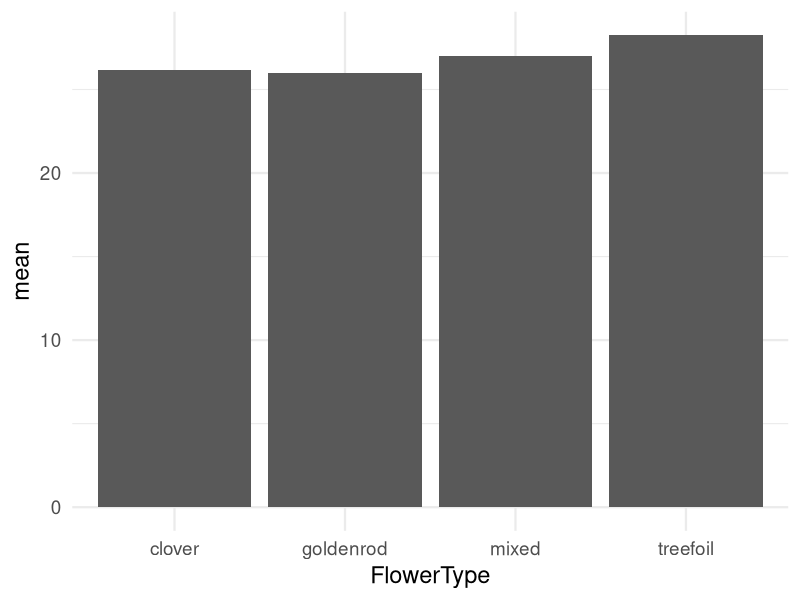
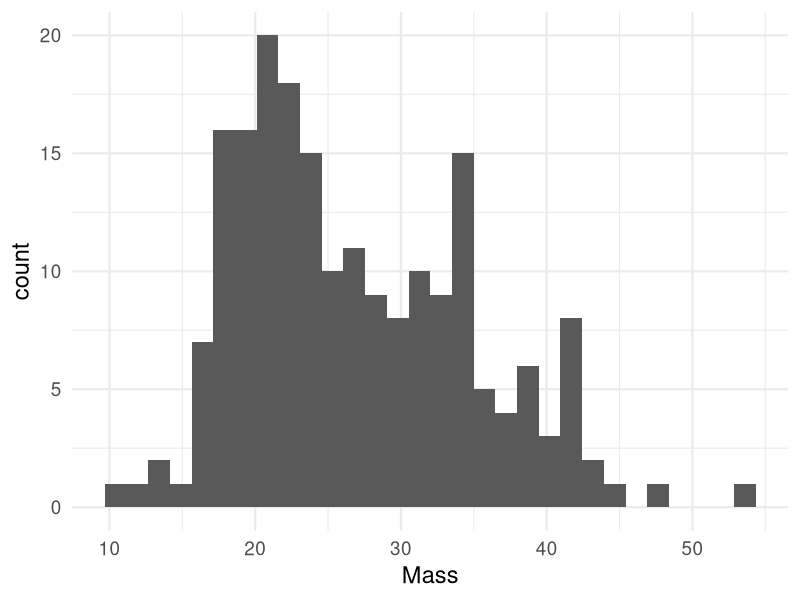
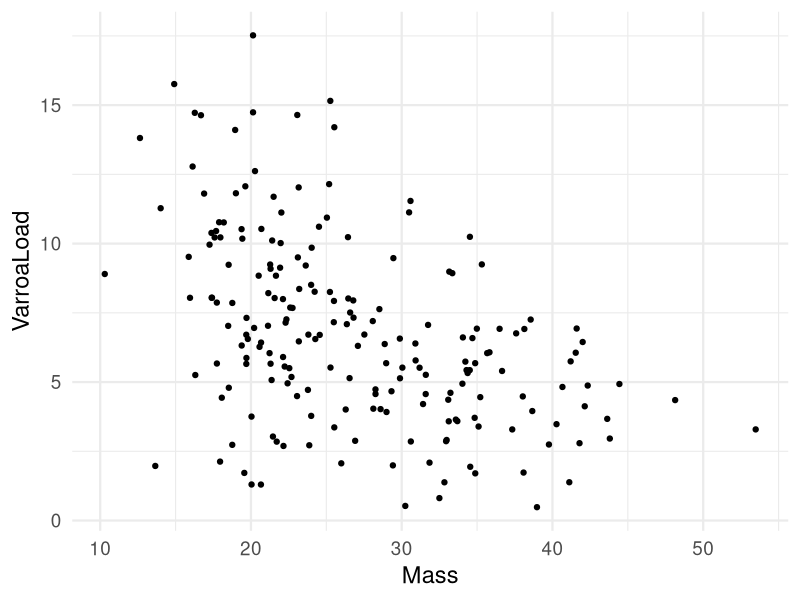
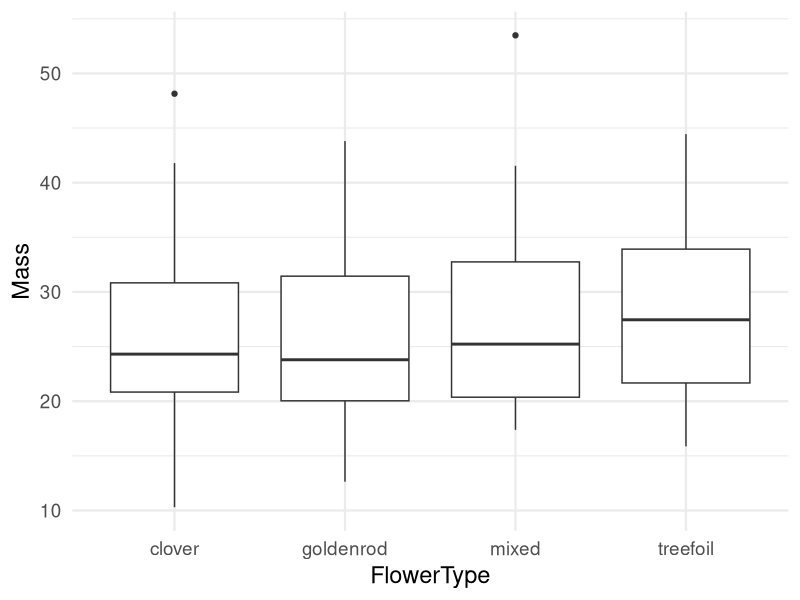
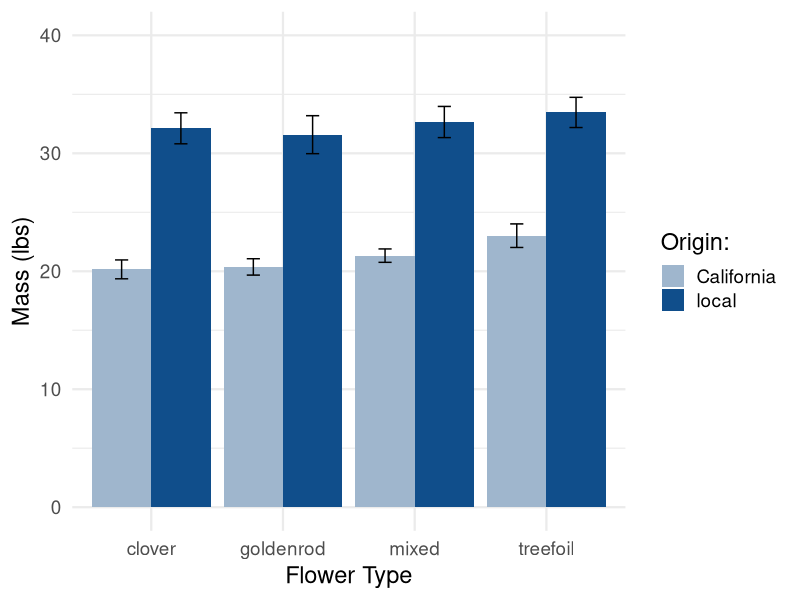
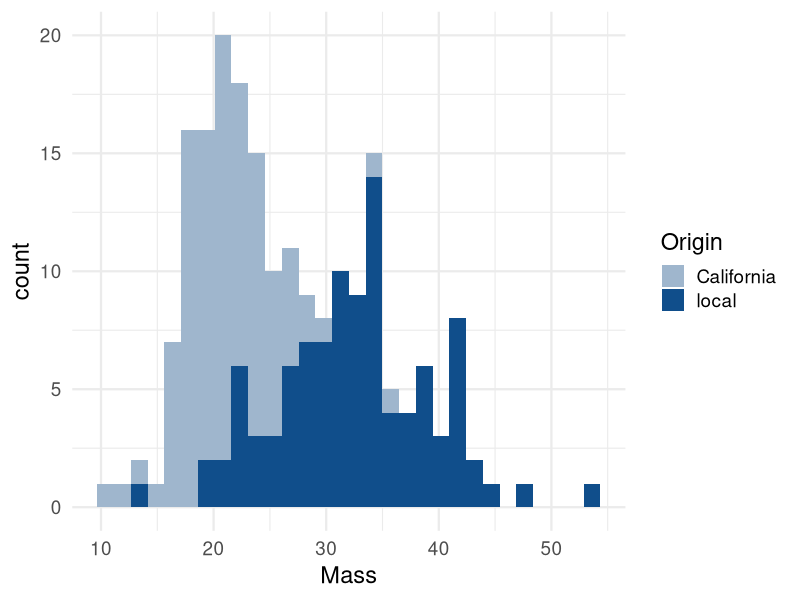
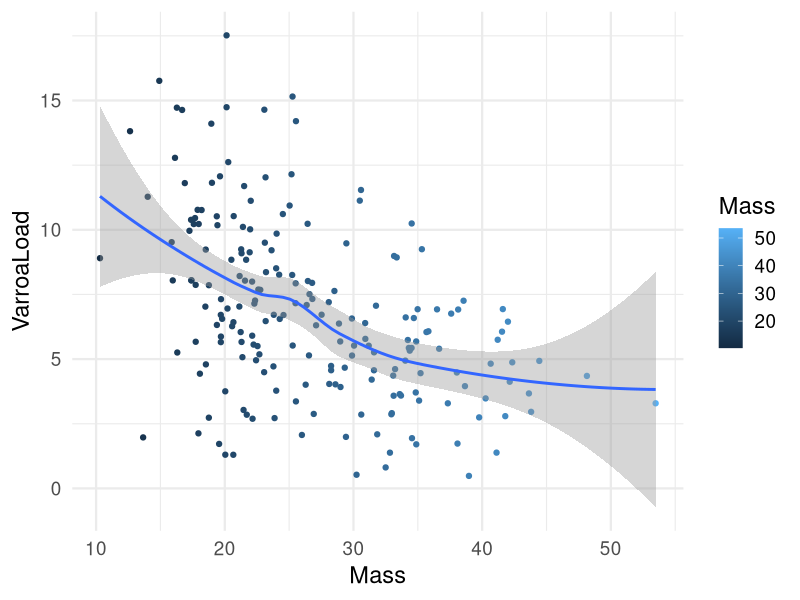
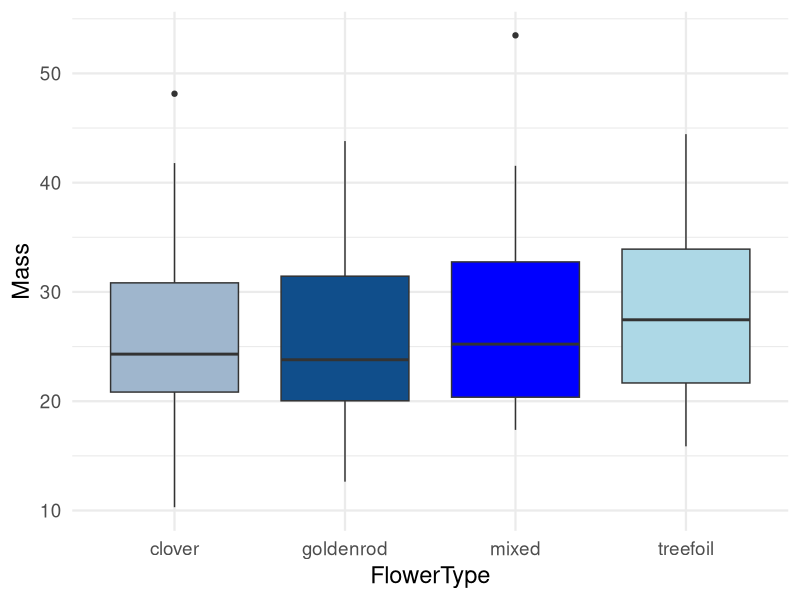

R code for these plots, in order:
###########################################################################################
# P. Alexander Burnham
# April 25, 2017
# Computational Biology
# ggplot2 presentation 
###########################################################################################

# Preliminaries:
# Clear memory of varaiables and objects:
rm(list=ls())

###########################################################################################

# load packages:
library(ggplot2)
library(plyr)

###########################################################################################

# create a fake data set:

ID <- c(1:200)

Origin <- c(rep("local", 100), 
            rep("California", 100))

FlowerType <- rep(c(rep("clover",25), 
                    rep("goldenrod",25), 
                    rep("treefoil",25), 
                    rep("mixed",25)),2)

Mass <- c(rnorm(n = 100,
                mean=32, 
                sd = 8), rnorm(n = 100, 
                                mean=21, 
                                sd=4))

NosemaLoad <-c(rnorm(n = 100,
                     mean=100000, 
                     sd = 80000), rnorm(n = 100, 
                                    mean=500000, 
                                    sd=40000))

VarroaLoad <- c(rnorm(n = 100,
                        mean=5, 
                        sd = 2), rnorm(n = 100, 
                                           mean=9, 
                                           sd=3))

Time <- rep(c(rep("Time1", 50), rep("Time2", 50)),2)
  
# create data frame
DF <- data.frame(ID, Origin, FlowerType, Mass, NosemaLoad, VarroaLoad, Time)

###########################################################################################

# using ddply to get summary stats for mass:
DF1 <- ddply(DF, c("FlowerType"), summarise, 
             n = length(Mass),
             mean = mean(Mass, na.rm=TRUE),
             sd = sd(Mass, na.rm=TRUE),
             se = sd / sqrt(n))

###########################################################################################
# plotting using ggplot
# simple graphs

#--------------------------------------------------------------------------------------
# Bar Plot
plot1 <- ggplot(DF1, aes(x=FlowerType,
                         y=mean)) + geom_bar(stat = "identity") 

plot1 + theme_minimal(base_size = 17) 

# + coord_cartesian(ylim = c(0, 40))

#--------------------------------------------------------------------------------------
# Histogram

plot2 <- ggplot(DF, aes(Mass))

plot2 + geom_histogram() + stat_bin(bins = 30) + theme_minimal(base_size = 17) 

#--------------------------------------------------------------------------------------
# Scatter Plot

plot3 <- ggplot(DF, aes(x=Mass, 
                     y=VarroaLoad))

plot3 + geom_point() + theme_minimal(base_size = 17) 

#--------------------------------------------------------------------------------------
# Box plot

plot4 <- ggplot(DF, aes(x=FlowerType, 
                    y=Mass))

plot4 + geom_boxplot() + theme_minimal(base_size = 17)

###########################################################################################









###########################################################################################
# plotting using ggplot
# more complicated graphs


# using ddply to get summary stats for mass:
DF2 <- ddply(DF, c("FlowerType", "Origin"), summarise, 
             n = length(Mass),
             mean = mean(Mass, na.rm=TRUE),
             sd = sd(Mass, na.rm=TRUE),
             se = sd / sqrt(n))


#--------------------------------------------------------------------------------------
# Bar Plot


#choosing color pallet
colors <- c("slategray3", "dodgerblue4")

#Create a bar graph for with CI and SE bars
plot5 <- ggplot(DF2, aes(x=FlowerType,
                         y=mean, 
                         fill=Origin)) + 
  geom_bar(stat="identity",
           position=position_dodge()) + labs(x="Flower Type", y = "Mass (lbs)") + geom_errorbar(aes(ymin=mean-se, ymax=mean+se), width=.2, position=position_dodge(.9))

plot5 + theme_minimal(base_size = 17) + scale_fill_manual(values=colors, name="Origin:") + coord_cartesian(ylim = c(0, 40))

#--------------------------------------------------------------------------------------
# Histogram

plot6 <- ggplot(DF, aes(Mass, fill=Origin))

plot6 + geom_histogram() + stat_bin(bins = 30) + theme_minimal(base_size = 17) + scale_fill_manual(values=colors)

#--------------------------------------------------------------------------------------
# Scatter Plot

plot7 <- ggplot(DF, aes(x=Mass, 
                     y=VarroaLoad))

plot7 + geom_point(aes(color = Mass)) + theme_minimal(base_size = 17) + geom_smooth()

# method = "lm", se = TRUE

#--------------------------------------------------------------------------------------
# Box plot

colors1 <- c("slategray3", "dodgerblue4", "blue", "lightblue")

plot8 <- ggplot(DF, aes(x=FlowerType, 
                    y=Mass, 
                    fill=FlowerType))

plot8 + geom_boxplot() + scale_fill_manual(values=colors1, guide_legend(NULL)) + guides(fill=FALSE) + theme_minimal(base_size = 17)

###########################################################################################
















DF3 <- ddply(DF, c("Time", "Origin"), summarise, 
             n = length(NosemaLoad),
             mean = mean(NosemaLoad, na.rm=TRUE),
             sd = sd(NosemaLoad, na.rm=TRUE),
             se = sd / sqrt(n))




plot9 <- ggplot(data = DF3, 
       aes(x = Time, 
           y = mean, 
           group = Origin)
) + geom_point(size=3) + scale_colour_manual(values = c("black", "black")) + labs(x = "Time", y = "Nosema Load (spores/bee)") + geom_line(aes(linetype=Origin), size=1) + scale_fill_brewer(palette = "Paired") + theme_classic(base_size = 17) + coord_cartesian(ylim = c(0, 690000)) + geom_errorbar(aes(ymin = mean - se, ymax = mean + se, width = 0.1))

plot9 + theme(legend.position=c(.15, .85)) + labs(linetype="Queen Origin") 
























